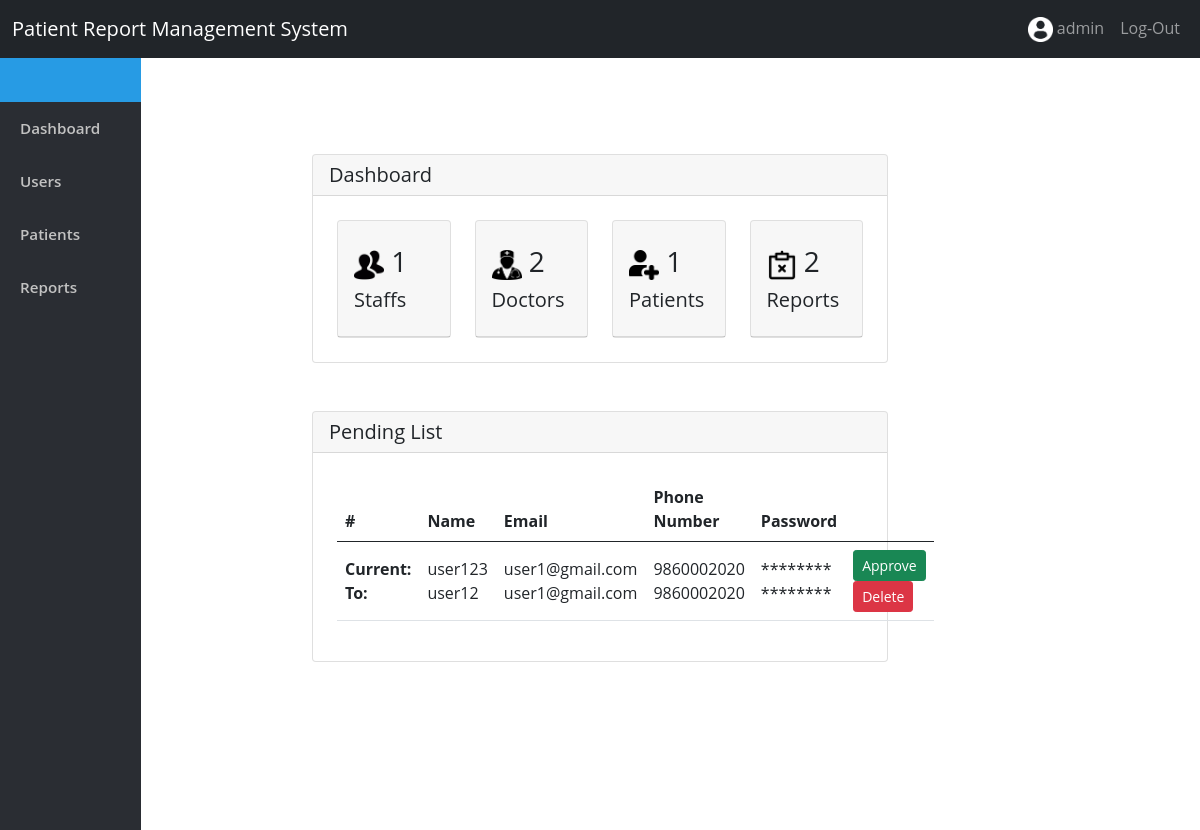
The app's page /admin.php (signed in) with its own data.
### tables this page shows
CREATE TABLE `users` (
  `Id` int(11) NOT NULL,
  `name` varchar(52) NOT NULL,
  `email` varchar(52) NOT NULL,
  `phoneNumber` bigint(10) NOT NULL,
  `DOB` date NOT NULL,
  `password` varchar(52) NOT NULL,
  `userType` varchar(6) NOT NULL,
  `ishidden` tinyint(1) NOT NULL DEFAULT 0
);

CREATE TABLE `pending` (
  `Id` int(11) NOT NULL,
  `name` varchar(52) NOT NULL,
  `email` varchar(52) NOT NULL,
  `phoneNumber` bigint(10) NOT NULL,
  `password` varchar(52) NOT NULL
);

### php/adminDashboard.php (the view, shortened to what this page needs)
<div class="container-fluid mt-5 w-50 pt-5">
  <div class="card w-100 mb-5" style="width: 18rem;">
    <h5 class="card-header">Dashboard</h5>
      <div class="card-body p-4">
      <div class="row">
        <div class="col-3">
        <div class="card" >
      <div class="card-header py-4 ">
        <h3 class="card-title">
        <img src="./Resources/Img/social-group.png" alt="as" width="30px"/>
        <?php
          $result = mysqli_query($conn, 'SELECT COUNT(id) AS value_sum FROM users where ishidden=0 and userType="user"');
          $row = mysqli_fetch_assoc($result);
          $sum = $row['value_sum'];
          echo " $sum";
        ?>
        </h3>
        <h5 class="card-text">Staffs</h5>
      </div>
    </div>
      </div>
      <div class="col-3">
          <div class="card" >
                  <div class="card-header py-4 ">
                  <h3 class="card-title">
                  <img src="./Resources/Img/doctor.png" alt="as" width="30px"/>
                  <?php
                    $result = mysqli_query($conn, 'SELECT COUNT(id) AS value_sum FROM users where userType="Doctor" and ishidden=0');
                    $row = mysqli_fetch_assoc($result);
                    $sum = $row['value_sum'];
                    echo " $sum";
                  ?>
                  </h3>
                  <h5 class="card-text">Doctors</h5>
              </div>
          </div>
      </div>
      <div class="col-3">
      <div class="card">
    <div class="card-header py-4 ">
      <h3 class="card-title">
      <img src="./Resources/Img/patient.png" alt="as" width="30px"/>
      <?php
          $result = mysqli_query($conn, 'SELECT COUNT(id) AS value_sum FROM patient');
          $row = mysqli_fetch_assoc($result);
          $sum = $row['value_sum'];
          echo " $sum";
        ?>
      </h3>
      <h5 class="card-text">Patients</h5>
    </div>
  </div>
      </div>
      <div class="col-3">
          <div class="card" >
                  <div class="card-header py-4">
                    <h3 class="card-title">
                    <img src="./Resources/Img/notepad.png" alt="as" width="30px"/>
                    <?php
                      $result = mysqli_query($conn, 'SELECT COUNT(Id) AS value_sum FROM report where isFilled=1');
                      $row = mysqli_fetch_assoc($result);
                      $sum = $row['value_sum'];
                      echo " $sum";
                    ?>
                    </h3>
                    <h5 class="card-text"> Reports</h5>
                  </div>
           </div>
      </div>
    </div>
  </div>
  </div>
  <div class="card w-100" style="width: 18rem;">
    <h5 class="card-header">Pending List</h5>
    <div class="card-body p-4">
      <table class="table align-middle">
        <thead>
          <tr>
            <th scope="col">#</th>
            <th scope="col">Name</th>
            <th scope="col">Email</th>
            <th scope="col">Phone Number</th>
            <th scope="col">Password</th>
            <th scope="col"></th>
          </tr>
        </thead>
        <tbody>
          <?php
            $sql = "SELECT * from pending";
            $result = mysqli_query($conn,$sql) or die("Query Failed");
            while($row=mysqli_fetch_assoc($result))
            {
              $id = $row["Id"];
              $sql = "SELECT name, email, phoneNumber, password from users where Id=$id";
              $result2 = mysqli_query($conn,$sql) or die("Query Failed");
              while($asd=mysqli_fetch_assoc($result2))
              {
                echo '
                <tr>
                  <th scope="row">Current: <br> To:</th>
                  <td>'.$asd["name"].' <br> '.$row["name"].' </td>
                  <td>'.$asd["email"].' <br> '.$row["email"].'</td>
                  <td>'.$asd["phoneNumber"].' <br> '.$row["phoneNumber"].'</td>
                  <td>******** <br> ********</td>
                  <td>  <form method="POST" action="">
                  <button type="submit" name="submit" value="'.$row["Id"] .'" class="btn btn-success btn-sm">Approve</button>
                  <a id='.$row['Id'].' class="delete btn btn-sm btn-danger">Delete</a>
                  </form>
                </tr>
                ';
              }
            }
          ?>
        </tbody>
      </table>
    </div>
  </div>
</div>

### Css/main.css (style rules this page uses)
html, body { font-family: 'Open Sans', sans-serif; height: 100%; }
table { border-collapse: collapse; width: 100%; }

### admin.php (style rules this page uses)
table { border-collapse: collapse; width: 100%; }

### records on screen
pending: name "user12", email "user1@gmail.com", phoneNumber "9860002020"
users: name "user123", email "user1@gmail.com", phoneNumber "9860002020", $row["Id"] 19 (drawn)

### other values on screen
$_SESSION["name"] "admin"
$sum "1"
$sum "2"
